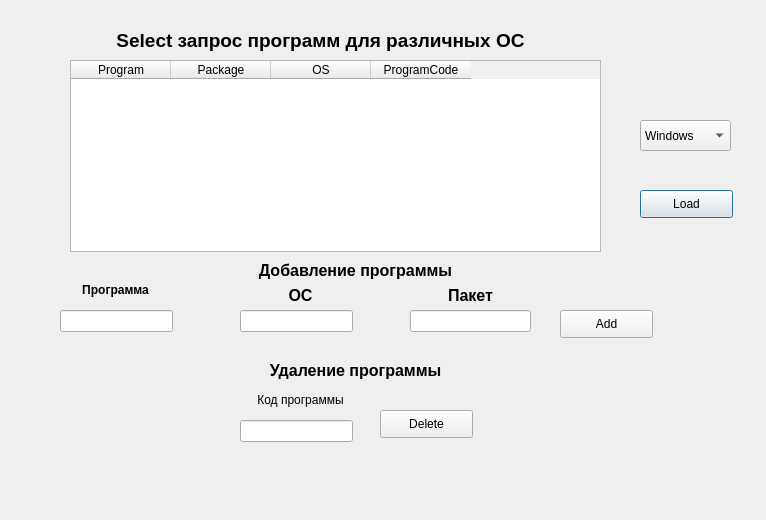
<?xml version="1.0" encoding="UTF-8"?>
<ui version="4.0">
 <class>Dialog</class>
 <widget class="QDialog" name="Dialog">
  <property name="geometry">
   <rect>
    <x>0</x>
    <y>0</y>
    <width>766</width>
    <height>520</height>
   </rect>
  </property>
  <property name="windowTitle">
   <string>Dialog</string>
  </property>
  <widget class="QComboBox" name="oc_combobox">
   <property name="geometry">
    <rect>
     <x>640</x>
     <y>120</y>
     <width>91</width>
     <height>31</height>
    </rect>
   </property>
   <item>
    <property name="text">
     <string>Windows</string>
    </property>
   </item>
   <item>
    <property name="text">
     <string>Linux</string>
    </property>
   </item>
   <item>
    <property name="text">
     <string>Mac OS</string>
    </property>
   </item>
  </widget>
  <widget class="QPushButton" name="load_button">
   <property name="geometry">
    <rect>
     <x>640</x>
     <y>190</y>
     <width>93</width>
     <height>28</height>
    </rect>
   </property>
   <property name="text">
    <string>Load</string>
   </property>
  </widget>
  <widget class="QLineEdit" name="program_input">
   <property name="geometry">
    <rect>
     <x>60</x>
     <y>310</y>
     <width>113</width>
     <height>22</height>
    </rect>
   </property>
  </widget>
  <widget class="QLineEdit" name="oc_input">
   <property name="geometry">
    <rect>
     <x>240</x>
     <y>310</y>
     <width>113</width>
     <height>22</height>
    </rect>
   </property>
  </widget>
  <widget class="QLineEdit" name="package_input">
   <property name="geometry">
    <rect>
     <x>410</x>
     <y>310</y>
     <width>121</width>
     <height>22</height>
    </rect>
   </property>
  </widget>
  <widget class="QLabel" name="program_label">
   <property name="geometry">
    <rect>
     <x>70</x>
     <y>270</y>
     <width>91</width>
     <height>41</height>
    </rect>
   </property>
   <property name="styleSheet">
    <string notr="true">font: 75 12pt &quot;Tahoma&quot;;</string>
   </property>
   <property name="text">
    <string>&lt;html&gt;&lt;head/&gt;&lt;body&gt;&lt;p align=&quot;center&quot;&gt;&lt;span style=&quot; font-weight:600;&quot;&gt;Программа&lt;/span&gt;&lt;/p&gt;&lt;/body&gt;&lt;/html&gt;</string>
   </property>
  </widget>
  <widget class="QLabel" name="oc_label">
   <property name="geometry">
    <rect>
     <x>240</x>
     <y>280</y>
     <width>121</width>
     <height>31</height>
    </rect>
   </property>
   <property name="text">
    <string>&lt;html&gt;&lt;head/&gt;&lt;body&gt;&lt;p align=&quot;center&quot;&gt;&lt;span style=&quot; font-size:12pt; font-weight:700;&quot;&gt;ОС&lt;/span&gt;&lt;/p&gt;&lt;/body&gt;&lt;/html&gt;</string>
   </property>
  </widget>
  <widget class="QLabel" name="package_label">
   <property name="geometry">
    <rect>
     <x>440</x>
     <y>280</y>
     <width>61</width>
     <height>31</height>
    </rect>
   </property>
   <property name="text">
    <string>&lt;html&gt;&lt;head/&gt;&lt;body&gt;&lt;p align=&quot;center&quot;&gt;&lt;span style=&quot; font-size:12pt; font-weight:600;&quot;&gt;Пакет&lt;/span&gt;&lt;/p&gt;&lt;/body&gt;&lt;/html&gt;</string>
   </property>
  </widget>
  <widget class="QLabel" name="add_program_label">
   <property name="geometry">
    <rect>
     <x>170</x>
     <y>250</y>
     <width>371</width>
     <height>41</height>
    </rect>
   </property>
   <property name="text">
    <string>&lt;html&gt;&lt;head/&gt;&lt;body&gt;&lt;p align=&quot;center&quot;&gt;&lt;span style=&quot; font-size:12pt; font-weight:600;&quot;&gt;Добавление программы&lt;/span&gt;&lt;/p&gt;&lt;/body&gt;&lt;/html&gt;</string>
   </property>
  </widget>
  <widget class="QPushButton" name="add_button">
   <property name="geometry">
    <rect>
     <x>560</x>
     <y>310</y>
     <width>93</width>
     <height>28</height>
    </rect>
   </property>
   <property name="text">
    <string>Add</string>
   </property>
  </widget>
  <widget class="QLabel" name="title">
   <property name="geometry">
    <rect>
     <x>50</x>
     <y>10</y>
     <width>541</width>
     <height>61</height>
    </rect>
   </property>
   <property name="text">
    <string>&lt;html&gt;&lt;head/&gt;&lt;body&gt;&lt;p align=&quot;center&quot;&gt;&lt;span style=&quot; font-size:14pt; font-weight:600;&quot;&gt;Select запрос программ для различных ОС&lt;/span&gt;&lt;/p&gt;&lt;/body&gt;&lt;/html&gt;</string>
   </property>
  </widget>
  <widget class="QTableWidget" name="data_table">
   <property name="geometry">
    <rect>
     <x>70</x>
     <y>60</y>
     <width>531</width>
     <height>192</height>
    </rect>
   </property>
   <property name="minimumSize">
    <size>
     <width>531</width>
     <height>0</height>
    </size>
   </property>
   <property name="maximumSize">
    <size>
     <width>621</width>
     <height>16777215</height>
    </size>
   </property>
   <column>
    <property name="text">
     <string>Program</string>
    </property>
   </column>
   <column>
    <property name="text">
     <string>Package</string>
    </property>
   </column>
   <column>
    <property name="text">
     <string>OS</string>
    </property>
   </column>
   <column>
    <property name="text">
     <string>ProgramCode</string>
    </property>
   </column>
  </widget>
  <widget class="QLabel" name="error_label">
   <property name="geometry">
    <rect>
     <x>30</x>
     <y>470</y>
     <width>611</width>
     <height>21</height>
    </rect>
   </property>
   <property name="text">
    <string>&lt;html&gt;&lt;head/&gt;&lt;body&gt;&lt;p align=&quot;center&quot;&gt;&lt;br/&gt;&lt;/p&gt;&lt;/body&gt;&lt;/html&gt;</string>
   </property>
  </widget>
  <widget class="QPushButton" name="delete_button">
   <property name="geometry">
    <rect>
     <x>380</x>
     <y>410</y>
     <width>93</width>
     <height>28</height>
    </rect>
   </property>
   <property name="text">
    <string>Delete</string>
   </property>
  </widget>
  <widget class="QLabel" name="program_code_label">
   <property name="geometry">
    <rect>
     <x>240</x>
     <y>380</y>
     <width>121</width>
     <height>41</height>
    </rect>
   </property>
   <property name="styleSheet">
    <string notr="true">font: 75 12pt &quot;Tahoma&quot;;</string>
   </property>
   <property name="text">
    <string>&lt;html&gt;&lt;head/&gt;&lt;body&gt;&lt;p align=&quot;center&quot;&gt;Код программы&lt;/p&gt;&lt;/body&gt;&lt;/html&gt;</string>
   </property>
  </widget>
  <widget class="QLineEdit" name="program_code_input">
   <property name="geometry">
    <rect>
     <x>240</x>
     <y>420</y>
     <width>113</width>
     <height>22</height>
    </rect>
   </property>
  </widget>
  <widget class="QLabel" name="delete_program_label">
   <property name="geometry">
    <rect>
     <x>160</x>
     <y>360</y>
     <width>391</width>
     <height>21</height>
    </rect>
   </property>
   <property name="text">
    <string>&lt;html&gt;&lt;head/&gt;&lt;body&gt;&lt;p align=&quot;center&quot;&gt;&lt;span style=&quot; font-size:12pt; font-weight:600;&quot;&gt;Удаление программы&lt;/span&gt;&lt;/p&gt;&lt;/body&gt;&lt;/html&gt;</string>
   </property>
  </widget>
 </widget>
 <resources/>
 <connections/>
</ui>
